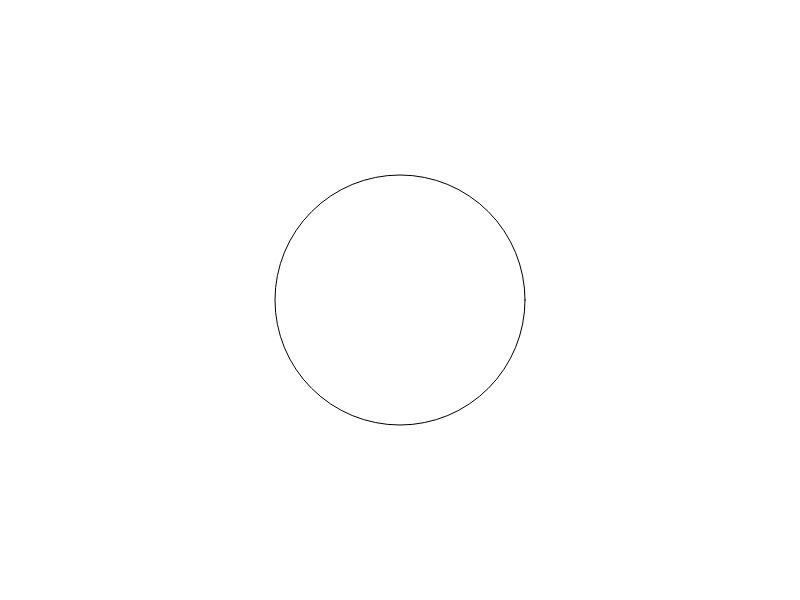
Frame 1 (no input)
Frame 60 (no input): identical to frame 1, image omitted
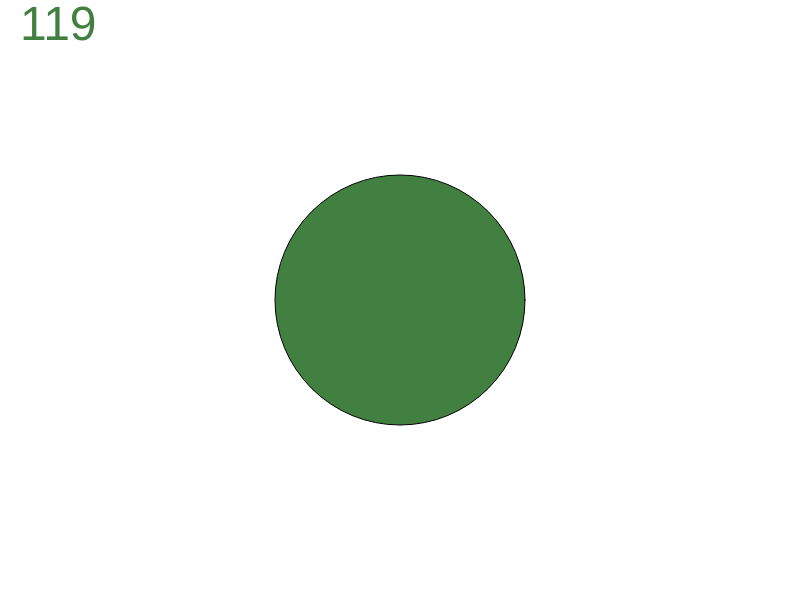
Frame 120 (the mouse pressed at the canvas centre since frame 60)

The p5.js sketch that drew these frames (run headless with seeded random() and noise() and a simulated clock; from frame 60 on, the mouse is pressed at the canvas centre):

// p5.js sketch
// ── sketch.js
var h = 0;

function setup() {
  createCanvas(800, 600);
  // instead of red green blue 0-255, we're now gonna talk about
  // color as hue, saturation, brightness.
  // hue is in degrees 0 - 360.
  // saturation and brightness are in percentages 0-100.
  colorMode(HSB);
  textSize(48);
}

function draw() {
  background(255);
  var s = mouseX/width*100;
  var b = 100-mouseY/height*100;
  fill(h, s, b);
  
  text(h, 20, 40);
  ellipse(width/2, height/2, 250, 250);
  
  h = (h+1) % 360.
}
